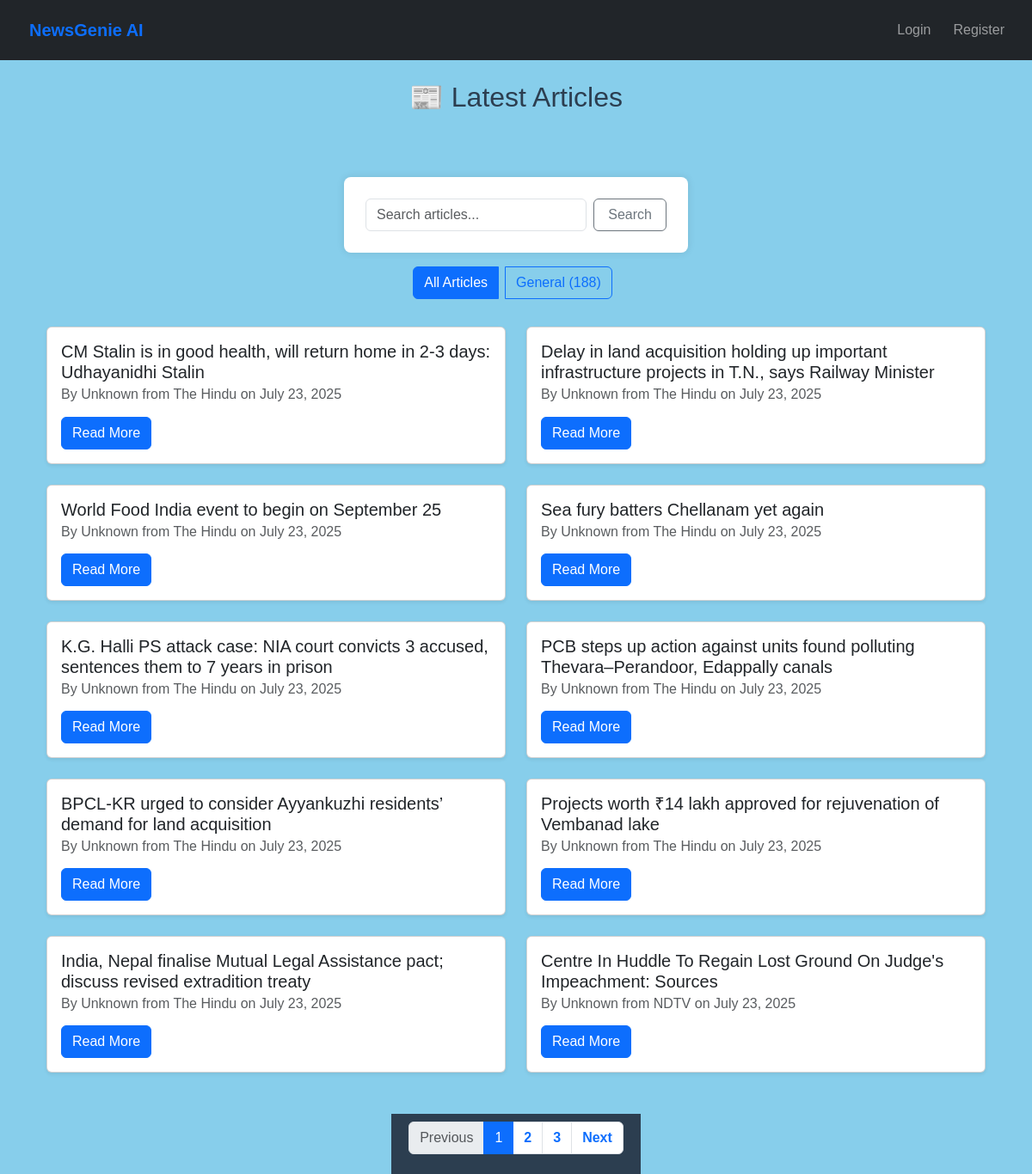
The app's page /articles/ with its own data.
### news/models.py (models this page shows, shortened)
class Category(models.Model):
    name = models.CharField(max_length=100)
    description = models.TextField(blank=True)
    class Meta:
        ordering = ['name']

class Article(models.Model):
    title = models.CharField(max_length=200)
    content = models.TextField()
    summary = models.TextField(blank=True)
    source_url = models.URLField()
    category = models.ForeignKey(Category, on_delete=models.CASCADE)
    published_date = models.DateTimeField(default=timezone.now)
    link = models.URLField(max_length=500, unique=True, null=True, blank=True)
    publication_date = models.DateTimeField(null=True, blank=True)
    author = models.CharField(max_length=255, default='Unknown')
    source = models.CharField(max_length=100, default='Unknown')  # ✅ New field
    created_at = models.DateTimeField(auto_now_add=True)
    audio_file = models.FileField(upload_to='audio/', blank=True, null=True)
    class Meta:
        ordering = ['-published_date']

### news/views.py (the view, shortened to what this page needs)
# urls.py: path('', ArticleListView.as_view(), name='home'),  # ✅ This name='home' must exist!
class ArticleListView(ListView):
    model = Article
    template_name = 'news/article_list.html'
    context_object_name = 'articles'
    paginate_by = 10
    def get_queryset(self):
        queryset = Article.objects.all().order_by('-published_date')
        category = self.request.GET.get('category')
        query = self.request.GET.get('q')
        if category:
            queryset = queryset.filter(category__name__iexact=category)
        return queryset
    def get_context_data(self, **kwargs):
        context = super().get_context_data(**kwargs)
        context['categories'] = Category.objects.all()
        context['categories'] = Category.objects.annotate(article_count=Count('article'))
        context['current_category'] = self.request.GET.get('category', '')
        context['query'] = self.request.GET.get('q', '')
        context['recommendations'] = []
        return context

### news/templates/news/article_list.html (shortened to what this page needs)
{% extends 'base.html' %}
{% block content %}
<div class="container mt-4">
  <h2 class="mb-4 text-center">📰 Latest Articles</h2>
  <div class="mb-4">
    <div class="row justify-content-center">
      <div class="col-md-8">
  <form method="get" action="{% url 'home' %}" class="d-flex align-items-stretch mb-3">
    <input type="text" name="q" value="{{ query }}" placeholder="Search articles..." class="form-control flex-grow-1 me-2" />
    <button type="submit" class="btn btn-outline-secondary w-auto px-3">Search</button>
  </form>
</div>
      <div class="col-md-12 text-center">
        <div class="btn-group flex-wrap" role="group">
          <a href="{% url 'home' %}" class="btn {% if not current_category %}btn-primary{% else %}btn-outline-primary{% endif %} mb-2 me-2">
            All Articles
          </a>
          {% for category in categories %}
            <a href="{% url 'home' %}?category={{ category.name }}{% if query %}&q={{ query }}{% endif %}"
               class="btn {% if current_category == category.name %}btn-primary{% else %}btn-outline-primary{% endif %} mb-2 me-2">
              {{ category.name }} ({{ category.article_count }})
            </a>
          {% endfor %}
        </div>
      </div>
    </div>
  </div>
  <div class="row">
    {% for article in articles %}
      <div class="col-md-6 mb-4">
        <div class="card h-100 shadow-sm">
          <div class="card-body">
            <h5 class="card-title">{{ article.title }}</h5>
<h6 class="card-subtitle mb-2 text-muted">
  By {{ article.author }} from {{ article.source }} on {{ article.publication_date|date:"F d, Y" }}
</h6>
            <a href="{% url 'article_detail' article.pk %}" class="btn btn-primary">Read More</a>
          </div>
        </div>
      </div>
    {% empty %}
      <div class="col-12 text-center">
        <p class="text-muted">No articles found.</p>
      </div>
    {% endfor %}
  </div>
</div>
  {% if is_paginated %}
    <div class="d-flex justify-content-center mt-4">
      <nav>
        <ul class="pagination">
          {% if page_obj.has_previous %}
            <li class="page-item">
              <a class="page-link" href="?{% if current_category %}category={{ current_category }}&{% endif %}{% if query %}q={{ query }}&{% endif %}page={{ page_obj.previous_page_number }}">Previous</a>
            </li>
          {% else %}
            <li class="page-item disabled"><span class="page-link">Previous</span></li>
          {% endif %}
          {% for num in paginator.page_range %}
            {% if page_obj.number == num %}
              <li class="page-item active"><span class="page-link">{{ num }}</span></li>
            {% elif num > page_obj.number|add:'-3' and num < page_obj.number|add:'3' %}
              <li class="page-item">
                <a class="page-link" href="?{% if current_category %}category={{ current_category }}&{% endif %}{% if query %}q={{ query }}&{% endif %}page={{ num }}">{{ num }}</a>
              </li>
            {% endif %}
          {% endfor %}
          {% if page_obj.has_next %}
            <li class="page-item">
              <a class="page-link" href="?{% if current_category %}category={{ current_category }}&{% endif %}{% if query %}q={{ query }}&{% endif %}page={{ page_obj.next_page_number }}">Next</a>
            </li>
          {% else %}
            <li class="page-item disabled"><span class="page-link">Next</span></li>
          {% endif %}
        </ul>
      </nav>
    </div>
  {% endif %}
{% endblock %}

### static/css/style.css (style rules this page uses)
body { font-family: Arial, sans-serif; background-color: #f4f6f8; margin: 0; padding: 0; background-color: skyblue; }
nav { background-color: #2c3e50; padding: 9px 20px; height: 70px; }
nav a { color: white; margin-left: 10px; text-decoration: none; font-weight: bold; }
main form, .content-area form { background-color: white; max-width: 400px; margin: 50px auto; padding: 25px; box-shadow: 0px 0px 10px rgba(0, 0, 0, 0.1); border-radius: 8px; }
button { background-color: #3498db; color: white; padding: 10px 20px; border: none; cursor: pointer; border-radius: 5px; }
h2 { text-align: center; color: #2c3e50; }

### records on screen
Category: name "General", article_count "188"
Article: title "CM Stalin is in good health, will return home in 2-3 days: Udhayanidhi Stalin", author "Unknown", source "The Hindu", publication_date "July 23, 2025"
Article: title "Delay in land acquisition holding up important infrastructure projects in T.N., says Railway Minister", author "Unknown", source "The Hindu", publication_date "July 23, 2025"
Article: title "World Food India event to begin on September 25", author "Unknown", source "The Hindu", publication_date "July 23, 2025"
Article: title "Sea fury batters Chellanam yet again", author "Unknown", source "The Hindu", publication_date "July 23, 2025"
Article: title "K.G. Halli PS attack case: NIA court convicts 3 accused, sentences them to 7 years in prison", author "Unknown", source "The Hindu", publication_date "July 23, 2025"
Article: title "PCB steps up action against units found polluting Thevara–Perandoor, Edappally canals", author "Unknown", source "The Hindu", publication_date "July 23, 2025"
Article: title "BPCL-KR urged to consider Ayyankuzhi residents’ demand for land acquisition", author "Unknown", source "The Hindu", publication_date "July 23, 2025"
Article: title "Projects worth ₹14 lakh approved for rejuvenation of Vembanad lake", author "Unknown", source "The Hindu", publication_date "July 23, 2025"
Article: title "India, Nepal finalise Mutual Legal Assistance pact; discuss revised extradition treaty", author "Unknown", source "The Hindu", publication_date "July 23, 2025"
Article: title "Centre In Huddle To Regain Lost Ground On Judge's Impeachment: Sources", author "Unknown", source "NDTV", publication_date "July 23, 2025"

### other values on screen
{{ num }} "1"
{{ num }} "2" "3"
